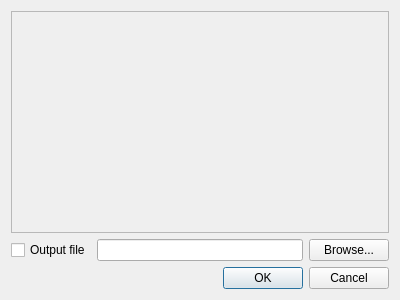
<?xml version="1.0" encoding="UTF-8"?>
<ui version="4.0">
 <class>SetupTracepointsDlg</class>
 <widget class="QDialog" name="SetupTracepointsDlg">
  <property name="geometry">
   <rect>
    <x>0</x>
    <y>0</y>
    <width>400</width>
    <height>300</height>
   </rect>
  </property>
  <property name="windowTitle">
   <string>Setup tracepoints</string>
  </property>
  <layout class="QVBoxLayout" name="verticalLayout">
   <item>
    <widget class="QScrollArea" name="qscrl_main">
     <property name="widgetResizable">
      <bool>true</bool>
     </property>
     <widget class="QWidget" name="scrollAreaWidgetContents">
      <property name="geometry">
       <rect>
        <x>0</x>
        <y>0</y>
        <width>384</width>
        <height>202</height>
       </rect>
      </property>
      <layout class="QVBoxLayout" name="verticalLayout_2"/>
     </widget>
    </widget>
   </item>
   <item>
    <layout class="QHBoxLayout" name="horizontalLayout">
     <item>
      <widget class="QCheckBox" name="qcb_outputFile">
       <property name="text">
        <string>Output file</string>
       </property>
      </widget>
     </item>
     <item>
      <widget class="QLineEdit" name="qle_filePath"/>
     </item>
     <item>
      <widget class="QPushButton" name="qpb_browse">
       <property name="text">
        <string>Browse...</string>
       </property>
      </widget>
     </item>
    </layout>
   </item>
   <item>
    <widget class="QDialogButtonBox" name="buttonBox">
     <property name="orientation">
      <enum>Qt::Horizontal</enum>
     </property>
     <property name="standardButtons">
      <set>QDialogButtonBox::Cancel|QDialogButtonBox::Ok</set>
     </property>
    </widget>
   </item>
  </layout>
 </widget>
 <resources/>
 <connections/>
</ui>
